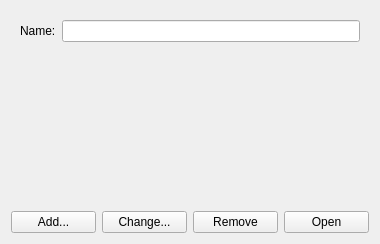
<?xml version="1.0" encoding="UTF-8"?>
<ui version="4.0">
 <class>KPlato::DocumentsPanel</class>
 <widget class="QWidget" name="KPlato::DocumentsPanel">
  <property name="geometry">
   <rect>
    <x>0</x>
    <y>0</y>
    <width>380</width>
    <height>244</height>
   </rect>
  </property>
  <layout class="QVBoxLayout" name="verticalLayout">
   <item>
    <widget class="QWidget" name="nodeNameHolder" native="true">
     <property name="enabled">
      <bool>true</bool>
     </property>
     <property name="sizePolicy">
      <sizepolicy hsizetype="Preferred" vsizetype="Preferred">
       <horstretch>0</horstretch>
       <verstretch>0</verstretch>
      </sizepolicy>
     </property>
     <layout class="QHBoxLayout" name="horizontalLayout">
      <item>
       <widget class="QLabel" name="label">
        <property name="text">
         <string>Name:</string>
        </property>
       </widget>
      </item>
      <item>
       <widget class="QLineEdit" name="nodeName"/>
      </item>
     </layout>
    </widget>
   </item>
   <item>
    <widget class="QWidget" name="itemViewHolder" native="true">
     <property name="sizePolicy">
      <sizepolicy hsizetype="Preferred" vsizetype="MinimumExpanding">
       <horstretch>0</horstretch>
       <verstretch>0</verstretch>
      </sizepolicy>
     </property>
    </widget>
   </item>
   <item>
    <layout class="QHBoxLayout" name="horizontalLayout_2">
     <item>
      <widget class="QPushButton" name="pbAdd">
       <property name="text">
        <string>Add...</string>
       </property>
       <property name="icon">
        <iconset theme="list-add">
         <normaloff>.</normaloff>.</iconset>
       </property>
       <property name="shortcut">
        <string>Ctrl+I</string>
       </property>
      </widget>
     </item>
     <item>
      <widget class="QPushButton" name="pbChange">
       <property name="text">
        <string>Change...</string>
       </property>
       <property name="icon">
        <iconset theme="document-edit">
         <normaloff>.</normaloff>.</iconset>
       </property>
       <property name="shortcut">
        <string>Ctrl+M</string>
       </property>
      </widget>
     </item>
     <item>
      <widget class="QPushButton" name="pbRemove">
       <property name="text">
        <string>Remove</string>
       </property>
       <property name="icon">
        <iconset theme="list-remove">
         <normaloff>.</normaloff>.</iconset>
       </property>
       <property name="shortcut">
        <string>Del</string>
       </property>
      </widget>
     </item>
     <item>
      <widget class="QPushButton" name="pbView">
       <property name="text">
        <string>Open</string>
       </property>
       <property name="icon">
        <iconset theme="document-open">
         <normaloff>.</normaloff>.</iconset>
       </property>
       <property name="shortcut">
        <string>Ctrl+O</string>
       </property>
      </widget>
     </item>
    </layout>
   </item>
  </layout>
 </widget>
 <resources/>
 <connections/>
</ui>
